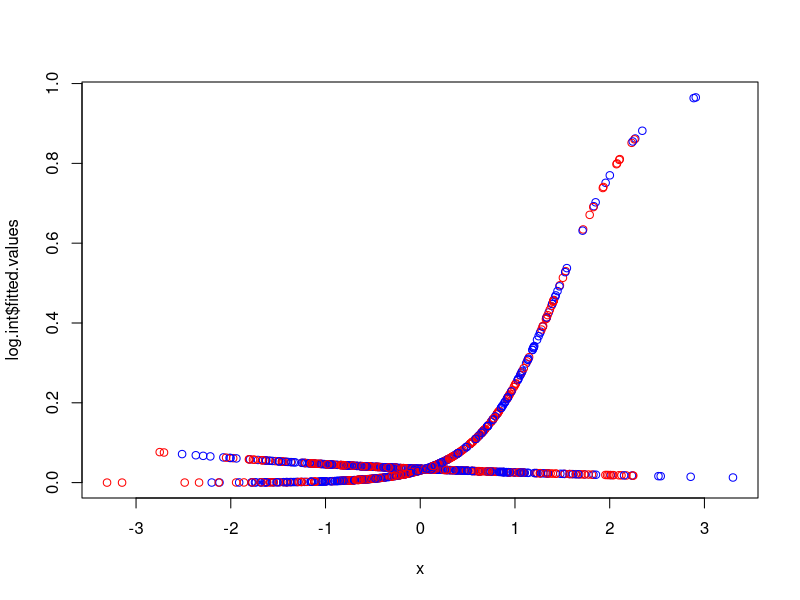

This figure's R source: (Note: this script raises an error after producing the figure.)
intercept = 0
beta = 0.5
xtest = rnorm(1000,1,1)
linpred = intercept + (xtest * beta)
prob = exp(linpred)/(1 + exp(linpred))
runis = runif(1000,0,1)
ytest = ifelse(runis < prob,1,0)



c = rep(0:1,each=500)
x = rnorm(1000)
lp = -3 + 2*c*x
link_lp = exp(lp)/(1 + exp(lp))
y = (runif(1000) < link_lp) 

log.int = glm(y~as.factor(c)*x, family=binomial)
summary(log.int)
mycols = c("red","blue")
plot(log.int$fitted.values ~ x, col=mycols)


#Create 30*27 binomial variables (response)

response = rbinom(size=1, n=810, prob=.5)
temp
precip
gdd




n = 10
beta0 = -1.6
beta1 = 0.03
x = runif(n=n, min=18, max=60)
pi_x = exp(beta0 + beta1 * x) / (1 + exp(beta0 + beta1 * x))
y = rbinom(n=length(x), size=1, prob=pi_x)
data = data.frame(x, pi_x, y)
names(data) <- c("temp", "pi", "mortality")
print(data)
